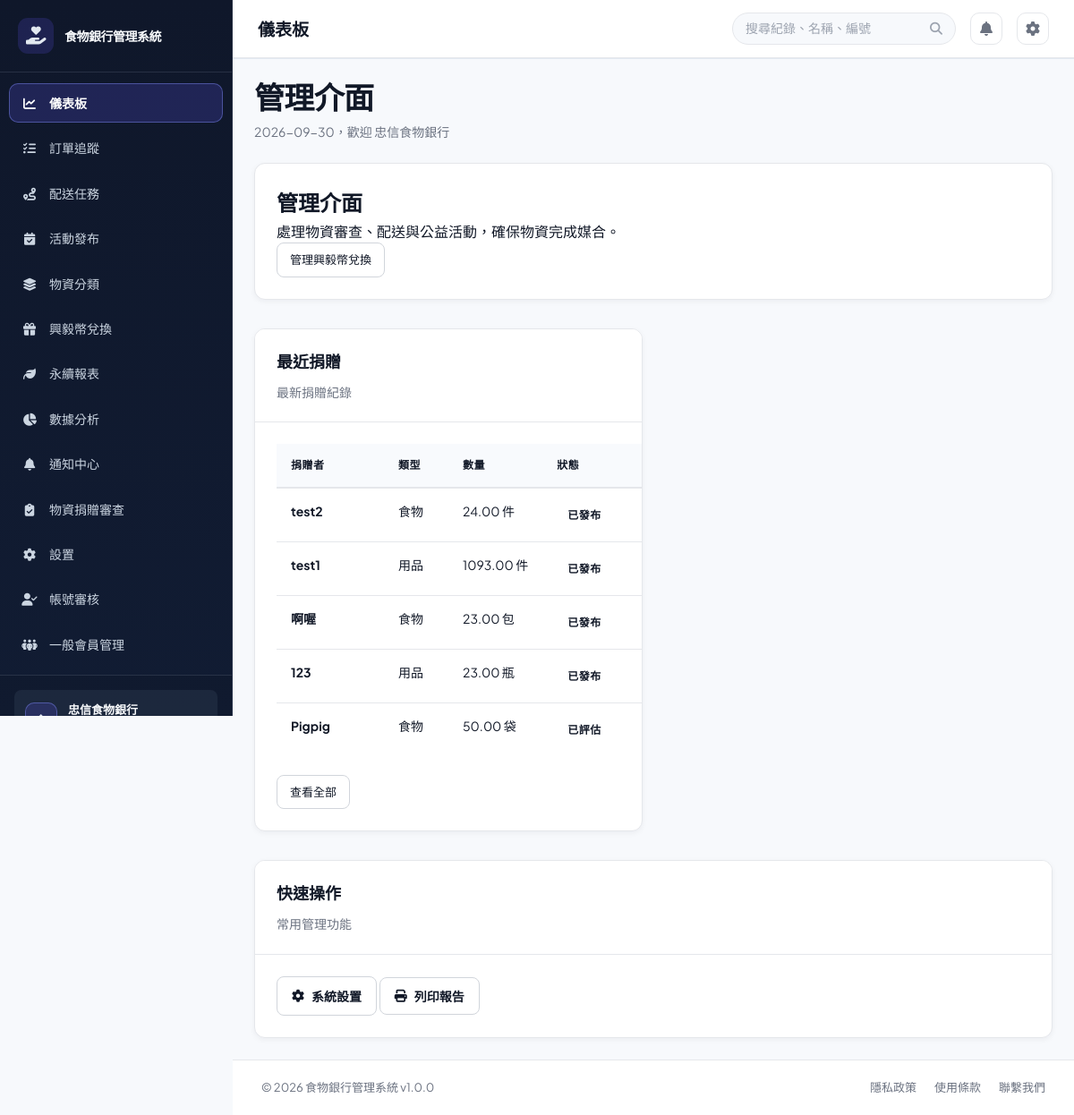
Page /?page=dashboard (signed in) on the committed database.
### tables this page shows
CREATE TABLE `users` (
  `user_id` int(11) NOT NULL,
  `username` varchar(50) NOT NULL,
  `password` varchar(255) NOT NULL,
  `email` varchar(100) NOT NULL,
  `full_name` varchar(100) NOT NULL,
  `phone` varchar(20) DEFAULT NULL,
  `role` enum('foodbank_staff','member') NOT NULL DEFAULT 'foodbank_staff',
  `member_type` enum('general','enterprise') NOT NULL DEFAULT 'general',
  `department` varchar(50) DEFAULT NULL,
  `status` enum('active','inactive','suspended') DEFAULT 'active',
  `created_at` timestamp NULL DEFAULT current_timestamp(),
  `updated_at` timestamp NULL DEFAULT current_timestamp() ON UPDATE current_timestamp(),
  `created_by` int(11) DEFAULT NULL,
  `phone_verified` tinyint(1) NOT NULL DEFAULT 0,
  `is_enterprise_verified` tinyint(1) DEFAULT 0,
  `enterprise_name` varchar(150) DEFAULT NULL,
  `enterprise_verified_at` datetime DEFAULT NULL
);

CREATE TABLE `donations` (
  `donation_id` int(11) NOT NULL,
  `order_number` varchar(30) DEFAULT NULL,
  `donor_id` int(11) DEFAULT NULL,
  `donor_name` varchar(100) NOT NULL,
  `donation_type` enum('food','supplies','money','other') NOT NULL,
  `quantity` decimal(10,2) DEFAULT NULL,
  `unit` varchar(20) DEFAULT NULL,
  `donation_date` datetime NOT NULL,
  `received_by` int(11) DEFAULT NULL,
  `status` enum('received','pending','assessed','approved','rejected','published','archived') DEFAULT 'pending',
  `evaluation_status` enum('pending','approved_volunteer','approved_self_delivery','published','rejected') DEFAULT 'pending',
  `delivery_method` enum('volunteer_assist','self_delivery') DEFAULT 'volunteer_assist',
  `approval_notes` text DEFAULT NULL,
  `approved_at` datetime DEFAULT NULL,
  `approved_by` int(11) DEFAULT NULL,
  `rejection_reason` text DEFAULT NULL,
  `rejected_at` datetime DEFAULT NULL,
  `published_at` datetime DEFAULT NULL,
  `current_status` enum('waiting_pickup','volunteer_received','in_transit','at_foodbank','inspection_complete') DEFAULT 'waiting_pickup',
  `status_updated_at` datetime DEFAULT NULL,
  `split_count` int(11) DEFAULT 1,
  `notes` text DEFAULT NULL,
  `created_at` timestamp NULL DEFAULT current_timestamp(),
  `updated_at` timestamp NULL DEFAULT current_timestamp() ON UPDATE current_timestamp(),
  `item_name` varchar(100) DEFAULT NULL,
  `weight_kg` decimal(10,2) DEFAULT NULL,
  `size_description` varchar(100) DEFAULT NULL,
  `expiry_date` date DEFAULT NULL,
  `pickup_deadline` datetime DEFAULT NULL,
  `delivery_option` enum('food_bank_pickup','volunteer_delivery') NOT NULL DEFAULT 'volunteer_delivery',
  `vehicle_type` enum('car','motorcycle','none') DEFAULT 'none',
  `photo_path` varchar(255) DEFAULT NULL,
  `evaluation_notes` text DEFAULT NULL,
  `seal_code` varchar(30) DEFAULT NULL,
  `need_inspection` tinyint(1) DEFAULT 1,
  `inspection_notes` text DEFAULT NULL,
  `donor_address` varchar(255) DEFAULT NULL,
  `reward_options` text DEFAULT NULL
);

### src/views/dashboard.php (the view, shortened to what the rows shown need)
<?php
require_once BASE_PATH . '/src/models/DonationModel.php';
$donationModel = new DonationModel();
$dashboardRole = $currentUser['role'] ?? 'foodbank_staff';
$dashboardMemberType = $currentUser['member_type'] ?? null;
$isEnterpriseMember = $dashboardRole === 'member' && $dashboardMemberType === 'enterprise';
$canViewDonations = $dashboardRole === 'foodbank_staff' || $isEnterpriseMember;
$recentDonations = $canViewDonations
    ? array_slice($donationModel->getAllDonations(null, $isEnterpriseMember ? (int) $currentUser['user_id'] : null), 0, 5)
    : [];
$donationListPage = $isEnterpriseMember ? 'donation_materials' : 'donation_materials_review';
$dashboardRoleLabels = [
    'foodbank_staff' => '管理介面',
    'member' => $isEnterpriseMember ? '企業會員工作台' : '一般會員工作台',
];
?>
<div class="view-header">
    <div>
        <h1 class="view-title"><?php echo htmlspecialchars($dashboardRoleLabels[$dashboardRole] ?? '管理介面'); ?></h1>
        <p class="view-subtitle"><?php echo date('Y-m-d'); ?>，歡迎 <?php echo htmlspecialchars($currentUser['full_name'] ?? '使用者'); ?></p>
    </div>
</div>
<div class="card role-intro mb-20">
    <div class="card-body">
        <?php if ($dashboardRole === 'member' && !$isEnterpriseMember): ?>
            <h2>你的公益任務</h2><p>報名公益活動，或前往配送任務接單；完成配送後會記錄興毅幣。</p>
            <a href="?page=deliveries" class="btn btn-primary btn-sm">查看可接任務</a>
        <?php elseif ($dashboardRole === 'foodbank_staff'): ?>
            <h2>管理介面</h2><p>處理物資審查、配送與公益活動，確保物資完成媒合。</p>
            <a href="?page=rewards" class="btn btn-secondary btn-sm">管理興毅幣兌換</a>
        <?php elseif ($isEnterpriseMember): ?>
            <h2>企業惜食行動</h2><p>報名公益活動，也可將企業剩餘食物或物資捐贈給食物銀行。</p>
            <a href="?page=donation_materials" class="btn btn-primary btn-sm">上架剩食物資</a>
        <?php else: ?>
            <h2>忠信食物銀行管理</h2><p>管理平台模組、帳號權限、稽核紀錄與整體公益服務成效。</p>
            <a href="?page=settings" class="btn btn-primary btn-sm">前往系統設置</a>
        <?php endif; ?>
    </div>
</div>
<div class="grid-2 mt-32">
    <?php if ($canViewDonations): ?>
    <div class="card">
        <div class="card-header">
            <h2>最近捐贈</h2>
            <p>最新捐贈紀錄</p>
        </div>
        <div class="card-body recent-donations-body">
            <?php if (!empty($recentDonations)): ?>
                <table class="data-table recent-donations-table">
                    <thead>
                        <tr>
                            <th>捐贈者</th>
                            <th>類型</th>
                            <th>數量</th>
                            <th>狀態</th>
                        </tr>
                    </thead>
                    <tbody>
                        <?php foreach ($recentDonations as $donation): ?>
                            <?php
                            $donationTypeLabels = [
                                'food' => '食物',
                                'supplies' => '用品',
                                'other' => '其他',
                            ];
                            $donationStatusLabels = [
                                'pending' => '待評估',
                                'assessed' => '已評估',
                                'approved' => '已批准',
                                'received' => '已收貨',
                                'rejected' => '已拒絕',
                                'published' => '已發布',
                                'archived' => '已封存',
                            ];
                            $donationStatus = strtolower((string) ($donation['status'] ?? ''));
                            $donationStatusLabel = $donationStatusLabels[$donationStatus] ?? '其他狀態';
                            ?>
                            <tr>
                                <td><strong><?php echo htmlspecialchars($donation['donor_name']); ?></strong></td>
                                <td><?php echo htmlspecialchars($donationTypeLabels[$donation['donation_type']] ?? $donation['donation_type']); ?></td>
                                <td><?php echo htmlspecialchars($donation['quantity']); ?> <?php echo htmlspecialchars($donation['unit']); ?></td>
                                <td><span class="status <?php echo htmlspecialchars('status-' . str_replace(' ', '_', $donationStatus)); ?>"><?php echo htmlspecialchars($donationStatusLabel); ?></span></td>
                            </tr>
                        <?php endforeach; ?>
                    </tbody>
                </table>
                <div class="mt-20">
                    <a href="?page=<?php echo htmlspecialchars($donationListPage, ENT_QUOTES, 'UTF-8'); ?>" class="btn btn-secondary btn-sm">查看全部</a>
                </div>
            <?php endif; ?>
        </div>
    </div>
    <?php endif; ?>
</div>
<div class="card mt-32">
    <div class="card-header">
        <h2>快速操作</h2>
        <p>常用管理功能</p>
    </div>
    <div class="card-body">
        <div class="grid-4">
            <a href="?page=settings" class="btn btn-secondary"><i class="fas fa-gear"></i> 系統設置</a>
            <button class="btn btn-secondary" onclick="printTable()"><i class="fas fa-print"></i> 列印報告</button>
        </div>
    </div>
</div>

### public/index.php (shortened to what the rows shown need)
<?php
require_once BASE_PATH . '/config/database.php';
$connection = $db->getConnection();
$demoPasswordHashes = [
    'manager' => '866485796cfa8d7c0cf7111640205b83076433547577511d81f8030ae99ecea5',
    'staff' => '10176e7b7b24d317acfcf8d2064cfd2f24e154f7b5a96603077d5ef813d6a6b6',
];
foreach ($demoPasswordHashes as $demoUsername => $demoPasswordHash) {
    $demoUsernameEscaped = $connection->real_escape_string($demoUsername);
    $connection->query(
        "UPDATE users SET password = '{$demoPasswordHash}' WHERE username = '{$demoUsernameEscaped}' AND CHAR_LENGTH(password) <> 60 AND CHAR_LENGTH(password) <> 64"
    );
}
$connection->query(
    "UPDATE users SET full_name = CASE username
        WHEN 'official' THEN '食物銀行官方人員'
        WHEN 'manager' THEN '忠信食物銀行'
        WHEN 'staff' THEN '食物銀行官方人員'
        WHEN 'volunteer' THEN '忠信GO RIDER'
        WHEN 'donor' THEN '捐贈剩食店家'
        ELSE full_name
    END
    WHERE username IN ('official', 'manager', 'staff', 'volunteer', 'donor')
      AND (full_name LIKE '%?%' OR full_name = '')"
);
if (!empty($_SESSION['user']['username'])) {
    $sessionUsername = $connection->real_escape_string($_SESSION['user']['username']);
    $sessionUserResult = $connection->query("SELECT user_id, username, full_name, role, member_type, enterprise_name, status, email, phone, phone_verified FROM users WHERE username = '{$sessionUsername}' LIMIT 1");
}
$currentUser = $_SESSION['user'];
$role = $currentUser['role'];
$memberType = $currentUser['member_type'] ?? null;
$rolePages = [
    'foodbank_staff' => ['dashboard', 'order_tracking', 'donation_materials_review', 'deliveries', 'activities', 'item_categories', 'rewards', 'settings', 'users', 'volunteer_management', 'carbon_report', 'reports', 'notifications', 'certificate', 'activity_certificate'],
    'member' => $memberType === 'enterprise'
        ? ['dashboard', 'order_tracking', 'activities', 'rewards', 'notifications', 'donation_materials', 'certificate', 'activity_certificate']
        : ($memberType === 'general'
            ? ['dashboard', 'deliveries', 'material_transport', 'activities', 'rewards', 'reports', 'notifications', 'certificate', 'activity_certificate']
            : ['dashboard']),
];
$page = isset($_GET['page']) ? trim($_GET['page']) : 'dashboard';
$page = basename($page);
$menu_items = [
    'dashboard' => ['label' => '儀表板', 'icon' => 'fa-solid fa-chart-line'],
    'order_tracking' => ['label' => '訂單追蹤', 'icon' => 'fa-solid fa-list-check'],
    'deliveries' => ['label' => '配送任務', 'icon' => 'fa-solid fa-route'],
    'material_transport' => ['label' => '物資運送', 'icon' => 'fa-solid fa-truck-fast'],
    'activities' => ['label' => $role === 'member' ? '活動報名' : '活動發布', 'icon' => 'fa-solid fa-calendar-check'],
    'item_categories' => ['label' => '物資分類', 'icon' => 'fa-solid fa-layer-group'],
    'rewards' => ['label' => '興毅幣兌換', 'icon' => 'fa-solid fa-gift'],
    'carbon_report' => ['label' => '永續報表', 'icon' => 'fa-solid fa-leaf'],
    'reports' => ['label' => '數據分析', 'icon' => 'fa-solid fa-chart-pie'],
    'notifications' => ['label' => '通知中心', 'icon' => 'fa-solid fa-bell'],
    'donation_materials' => ['label' => '物資捐贈', 'icon' => 'fa-solid fa-box-open'],
    'donation_materials_review' => ['label' => '物資捐贈審查', 'icon' => 'fa-solid fa-clipboard-check'],
    'settings' => ['label' => '設置', 'icon' => 'fa-solid fa-gear'],
    'users' => ['label' => '帳號審核', 'icon' => 'fa-solid fa-user-check'],
    'volunteer_management' => ['label' => '一般會員管理', 'icon' => 'fa-solid fa-people-group'],
];
$allowedPages = $rolePages[$role] ?? ['dashboard'];
?>
<!DOCTYPE html>
<html lang="zh-TW">
<head>
    <link href="https://cdnjs.cloudflare.com/ajax/libs/font-awesome/6.4.0/css/all.min.css" rel="stylesheet">
    <link rel="stylesheet" href="assets/css/style.css?v=<?php echo filemtime(__DIR__ . '/assets/css/style.css'); ?>">
</head>
<body>
    <div class="app-wrapper">
        <aside class="sidebar">
            <nav class="sidebar-nav">
                <?php foreach ($menu_items as $key => $item):
                    if (!in_array($key, $allowedPages, true)) {
                        continue;
                    }
                    $is_active = ($page === $key) ? 'active' : '';
                    $icon = $item['icon'];
                    $label = ($key === 'reports' && $role === 'member') ? '榮譽榜' : $item['label'];
                    ?>
                    <a href="?page=<?php echo $key; ?>" class="nav-item <?php echo $is_active; ?>" title="<?php echo $label; ?>">
                        <span class="nav-icon"><i class="<?php echo $icon; ?>"></i></span>
                        <span class="nav-label"><?php echo $label; ?></span>
                    </a>
                <?php endforeach; ?>
            </nav>
            <div class="sidebar-footer">
                <div class="user-profile">
                    <div class="user-info">
                        <div class="user-name"><?php echo htmlspecialchars($currentUser['full_name']); ?></div>
                    </div>
                </div>
            </div>
        </aside>
        <div class="main-container">
            <header class="topbar">
                <div class="topbar-left">
                    <div class="breadcrumb">
                        <span class="page-title" id="pageTitle">
                            <?php echo $menu_items[$page]['label'] ?? '頁面'; ?>
                        </span>
                    </div>
                </div>
            </header>
            <main class="page-content">
                <div class="content-shell">
                    <?php
                    $view_file = BASE_PATH . '/src/views/' . $page . '.php';
                    if (file_exists($view_file)) {
                        include $view_file;
                    }
                    ?>
                </div>
            </main>
        </div>
    </div>
</body>
</html>

### rows in the picture
users: role "數據分析", full_name "忠信食物銀行", role "儀表板", role "管理介面"
donations: donor_name "test2", donation_type "食物", quantity "24.00", unit "件", status "已發布"
donations: donor_name "test1", donation_type "用品", quantity "1093.00", unit "件", status "已發布"
donations: donor_name "啊喔", donation_type "食物", quantity "23.00", unit "包", status "已發布"
donations: donor_name "123", donation_type "用品", quantity "23.00", unit "瓶", status "已發布"
donations: donor_name "Pigpig", donation_type "食物", quantity "50.00", unit "袋", status "已評估"

### other values in the picture
APP_NAME "食物銀行管理系統"
$label "儀表板"
$label "訂單追蹤"
$label "配送任務"
$label "活動發布"
$label "物資分類"
$label "興毅幣兌換"
$label "永續報表"
$label "通知中心"
$label "物資捐贈審查"
$label "設置"
$label "帳號審核"
$label "一般會員管理"
APP_VERSION "1.0.0"
